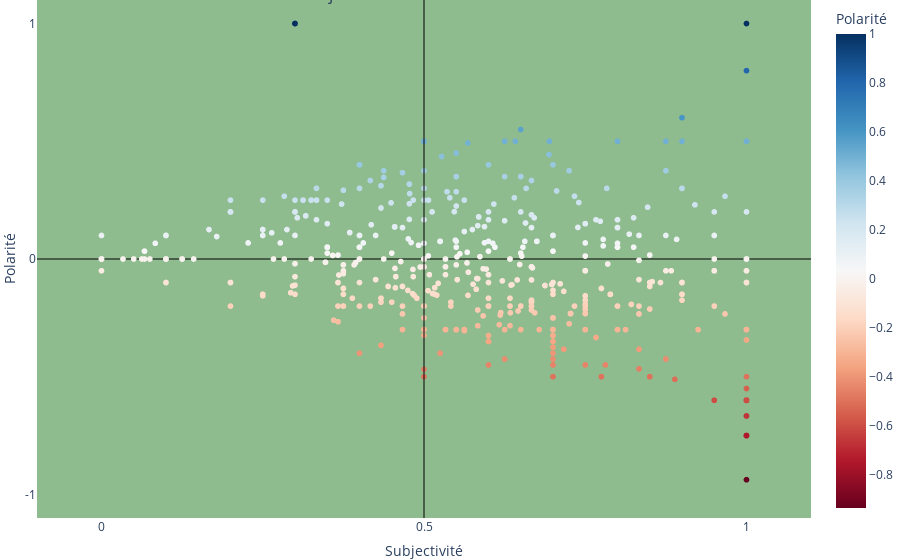

Notebook code for this chart:
### Markdown cell above
Fonction montrant la subjectivité des tweets en fonction de leur polarité

### Code cell
def show_pie_chart2():
    df = pd.DataFrame(Tweet.compass, columns=['Polarité', 'Subjectivité'])
    fig = px.scatter(df, x='Subjectivité', y='Polarité',
                     color='Polarité', color_continuous_scale='RdBu',
                     title='Visualisation des Tweets selon la Subjectivité et la Polarité')
    # Centrage du graphique
    fig.update_layout(xaxis=dict(range=[-0.1, 1.1], zeroline=False, showline=False),
                      yaxis=dict(range=[-1.1, 1.1], zeroline=True, zerolinewidth=1, zerolinecolor='black'),
                      plot_bgcolor='darkseagreen', margin=dict(l=0, r=0, t=0, b=0))

    # Ajout d'une ligne verticale à 0.5 sur l'axe de la subjectivité
    fig.add_shape(type='line', x0=0.5, y0=-1.1, x1=0.5, y1=1.1, line=dict(color='black', width=1))

    # Mise en forme du graphique
    fig.update_traces(marker=dict(size=12, opacity=0.8), selector=dict(mode='markers+text'))
    fig.update_layout(xaxis_title='Subjectivité', yaxis_title='Polarité')
    fig.update_coloraxes(colorbar_title='Polarité')

    # Réglage de l'axe x pour placer la ligne zéro à 0.5 et cacher les valeurs dépassant les seuils
    fig.update_xaxes(showgrid=False, tickvals=[0, 0.5, 1], ticktext=['0', '0.5', '1'], tickmode='array')
    fig.update_yaxes(showgrid=False, tickvals=[-1, 0, 1], ticktext=['-1', '0', '1'], tickmode='array')

    return fig

show_pie_chart2()

### Figure 1 — Plotly figure (JSON) as saved in the notebook; plotly's stock layout.template omitted (floating-point values rounded to 4 significant figures; data arrays with more than 128 entries replaced by an {"elided": "..."} marker saying what was removed)
{"data": [{"hovertemplate": "Subjectivité=%{x}<br>Polarité=%{marker.color}<extra></extra>", "legendgroup": "", "marker": {"color": {"elided": "1708 float values"}, "coloraxis": "coloraxis", "symbol": "circle"}, "mode": "markers", "name": "", "showlegend": false, "type": "scattergl", "x": {"elided": "1708 float values"}, "xaxis": "x", "y": {"elided": "1708 float values"}, "yaxis": "y"}], "layout": {"coloraxis": {"colorbar": {"title": {"text": "Polarité"}}, "colorscale": [[0, "rgb(103,0,31)"], [0.1, "rgb(178,24,43)"], [0.2, "rgb(214,96,77)"], [0.3, "rgb(244,165,130)"], [0.4, "rgb(253,219,199)"], [0.5, "rgb(247,247,247)"], [0.6, "rgb(209,229,240)"], [0.7, "rgb(146,197,222)"], [0.8, "rgb(67,147,195)"], [0.9, "rgb(33,102,172)"], [1, "rgb(5,48,97)"]]}, "legend": {"tracegroupgap": 0}, "margin": {"b": 0, "l": 0, "r": 0, "t": 0}, "plot_bgcolor": "darkseagreen", "shapes": [{"line": {"color": "black", "width": 1}, "type": "line", "x0": 0.5, "x1": 0.5, "y0": -1.1, "y1": 1.1}], "title": {"text": "Visualisation des Tweets selon la Subjectivité et la Polarité"}, "xaxis": {"anchor": "y", "domain": [0, 1], "range": [-0.1, 1.1], "showgrid": false, "showline": false, "tickmode": "array", "ticktext": ["0", "0.5", "1"], "tickvals": [0, 0.5, 1], "title": {"text": "Subjectivité"}, "zeroline": false}, "yaxis": {"anchor": "x", "domain": [0, 1], "range": [-1.1, 1.1], "showgrid": false, "tickmode": "array", "ticktext": ["-1", "0", "1"], "tickvals": [-1, 0, 1], "title": {"text": "Polarité"}, "zeroline": true, "zerolinecolor": "black", "zerolinewidth": 1}}}
